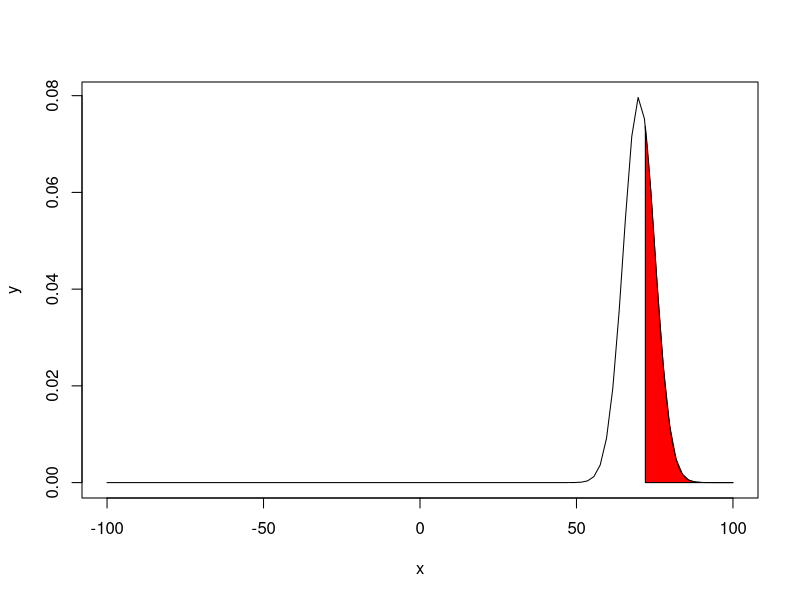

This chart was generated by the following R code:
x=seq(-100,100,length=100)
y=dnorm(x,mean=70,sd=5)
plot(x,y,type="l")
x=seq(72,100,length=50)
y=dnorm(x,mean=70,sd=5)
polygon(c(72,x,100),c(0,y,0),col="red")
a=pnorm(100,mean=70,sd=5)-pnorm(72,mean=70,sd=5)
a*2000
